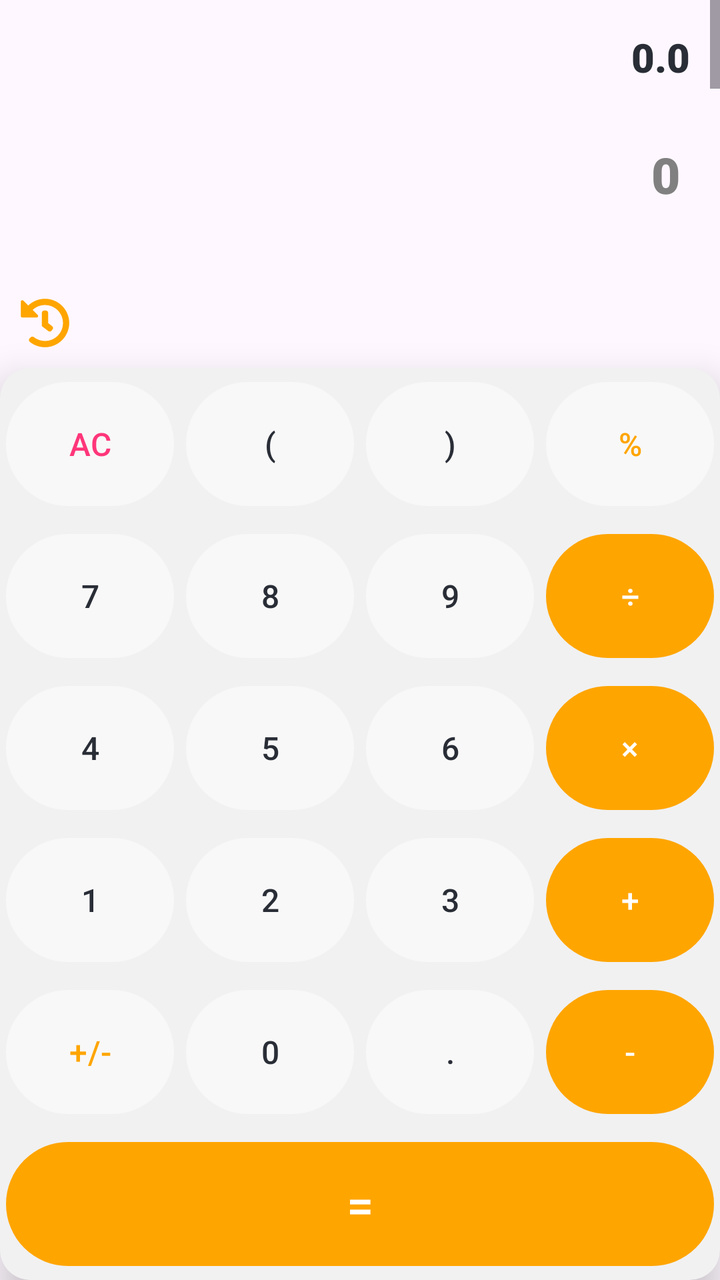
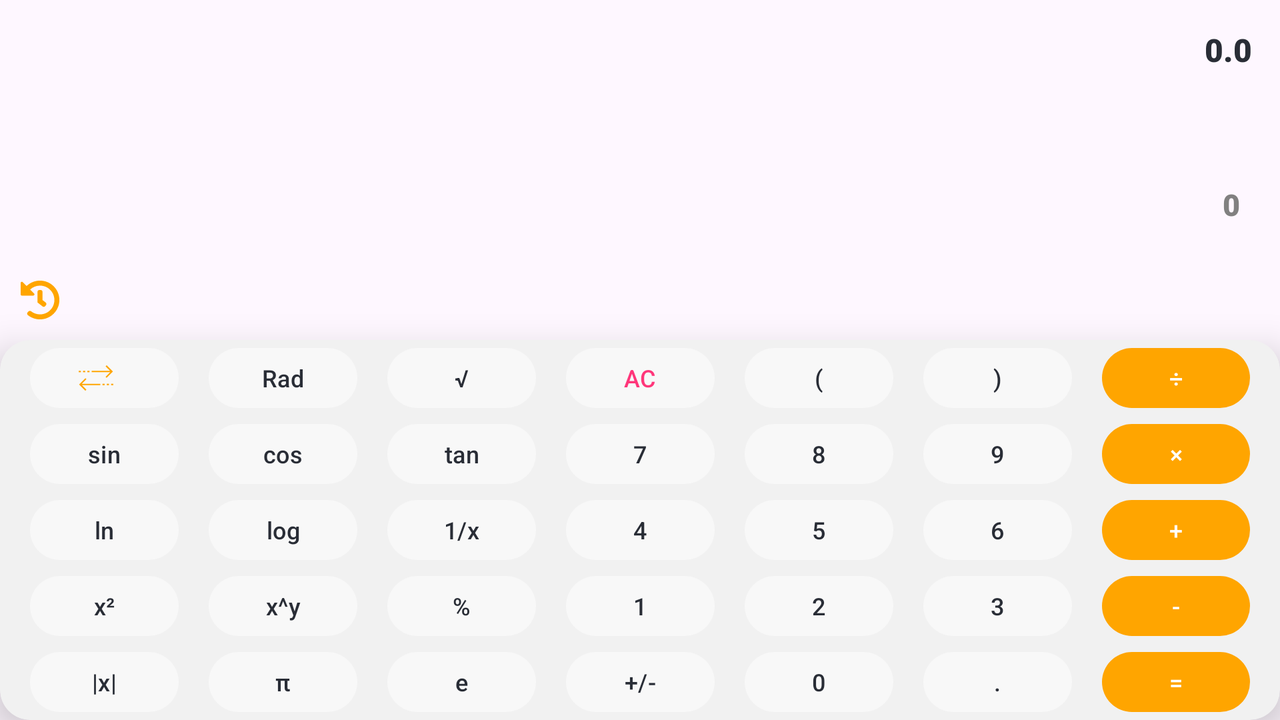

An Android layout and its configuration variant, each rendered on a device that would load it. The default file and the variant file are quoted in full after the pictures.
<!-- AndroidManifest.xml: application theme Theme.MyCalculator -->
<!-- res/layout/activity_calculator.xml -->
<?xml version="1.0" encoding="utf-8"?>
<androidx.constraintlayout.widget.ConstraintLayout xmlns:android="http://schemas.android.com/apk/res/android"
    xmlns:app="http://schemas.android.com/apk/res-auto"
    xmlns:tools="http://schemas.android.com/tools"
    android:layout_width="match_parent"
    android:layout_height="match_parent"
    tools:context=".ui.CalculatorActivity">


    <ScrollView
        android:id="@+id/scrollView"
        android:layout_width="match_parent"
        android:layout_height="0dp"
        android:layout_above="@id/txtResult"
        android:layout_alignParentTop="true"
        android:scrollbarSize="@dimen/_5mdp"
        app:layout_constraintBottom_toTopOf="@+id/txtResult"
        app:layout_constraintTop_toTopOf="parent">

        
        
        <TextView
            android:id="@+id/txtCalculation"
            style="@style/CalculationStyle"
            android:layout_width="match_parent"
            android:layout_height="wrap_content"
            android:fadeScrollbars="false"
            android:maxLines="2"
            android:overScrollMode="ifContentScrolls"
            android:scrollbarStyle="insideOverlay"
            android:scrollbars="vertical"
            android:textAlignment="textEnd"
            tools:text="@string/_0_0" />

    </ScrollView>

        
        <TextView
            android:id="@+id/txtResult"
            style="@style/ResultStyle"
            android:layout_width="match_parent"
            android:layout_height="wrap_content"
            android:text="@string/_0"
            android:textAlignment="textEnd"
            android:maxLines="2"
            app:layout_constraintBottom_toTopOf="@+id/relativeLyIcons" />


    <RelativeLayout
        android:id="@+id/relativeLyIcons"
        android:layout_width="match_parent"
        android:layout_height="@dimen/_60mdp"

        android:layout_above="@id/cardView"
        app:layout_constraintBottom_toTopOf="@+id/cardView">


        <ImageView
            android:id="@+id/btnHistory"
            style="@style/IconImage"
            android:src="@drawable/history_" />

        <ImageView
            android:id="@+id/btnBackSpace"
            style="@style/IconImage"
            android:layout_alignParentEnd="true"
            android:src="@drawable/baseline_backspace_24" />


    </RelativeLayout>


        

    <androidx.cardview.widget.CardView
        android:id="@+id/cardView"
        style="@style/cardView"
        android:layout_width="match_parent"
        android:layout_height="wrap_content"

        app:layout_constraintBottom_toBottomOf="parent">


        <LinearLayout
            android:layout_width="match_parent"
            android:layout_height="match_parent"
            android:orientation="vertical"
            android:weightSum="6">

            <TableLayout

                android:layout_width="match_parent"
                android:layout_height="match_parent"
                android:orientation="vertical">


                <TableRow

                    android:layout_width="match_parent"
                    android:layout_height="0dp">

                    <com.google.android.material.button.MaterialButton
                        android:id="@+id/btnAc"
                        style="@style/DigitButton"
                        android:text="@string/ac"
                        android:textColor="@color/pink" />


                    <com.google.android.material.button.MaterialButton
                        android:id="@+id/btnOpenBracket"
                        style="@style/DigitButton"
                        android:text="@string/OpenBracket" />

                    <com.google.android.material.button.MaterialButton
                        android:id="@+id/btnCloseBracket"
                        style="@style/DigitButton"
                        android:text="@string/CloseBracket" />

                    <com.google.android.material.button.MaterialButton
                        android:id="@+id/btnPercent"
                        style="@style/DigitButton"
                        android:text="@string/percent"
                        android:textColor="@color/yellow" />

                </TableRow>


                <TableRow
                    android:layout_width="match_parent"
                    android:layout_height="wrap_content">

                    <com.google.android.material.button.MaterialButton
                        android:id="@+id/btn7"
                        style="@style/DigitButton"
                        android:text="@string/_7" />


                    <com.google.android.material.button.MaterialButton
                        android:id="@+id/btn8"
                        style="@style/DigitButton"
                        android:text="@string/_8" />

                    <com.google.android.material.button.MaterialButton
                        android:id="@+id/btn9"
                        style="@style/DigitButton"
                        android:text="@string/_9" />

                    <com.google.android.material.button.MaterialButton
                        android:id="@+id/btnDivide"
                        style="@style/OperatorButton"
                        android:text="@string/divide" />

                </TableRow>


                <TableRow

                    android:layout_width="match_parent"
                    android:layout_height="0dp">

                    <com.google.android.material.button.MaterialButton
                        android:id="@+id/btn4"
                        style="@style/DigitButton"
                        android:text="@string/_4" />


                    <com.google.android.material.button.MaterialButton
                        android:id="@+id/btn5"
                        style="@style/DigitButton"
                        android:text="@string/_5" />

                    <com.google.android.material.button.MaterialButton
                        android:id="@+id/btn6"
                        style="@style/DigitButton"
                        android:text="@string/_6" />

                    <com.google.android.material.button.MaterialButton
                        android:id="@+id/btnMultiply"
                        style="@style/OperatorButton"
                        android:text="@string/multiply" />

                </TableRow>


                <TableRow

                    android:layout_width="match_parent"
                    android:layout_height="0dp">

                    <com.google.android.material.button.MaterialButton
                        android:id="@+id/btn1"
                        style="@style/DigitButton"
                        android:text="@string/_1" />

                    <com.google.android.material.button.MaterialButton
                        android:id="@+id/btn2"
                        style="@style/DigitButton"
                        android:text="@string/_2" />

                    <com.google.android.material.button.MaterialButton
                        android:id="@+id/btn3"
                        style="@style/DigitButton"
                        android:text="@string/_3" />

                    <com.google.android.material.button.MaterialButton
                        android:id="@+id/btnPlus"
                        style="@style/OperatorButton"
                        android:text="@string/sum" />

                </TableRow>


                <TableRow

                    android:layout_width="match_parent"
                    android:layout_height="0dp">


                    <com.google.android.material.button.MaterialButton
                        android:id="@+id/btnPNSign"
                        style="@style/DigitButton"
                        android:textColor="@color/yellow"
                        android:text="@string/pnSign" />

                    <com.google.android.material.button.MaterialButton
                        android:id="@+id/btn0"
                        style="@style/DigitButton"
                        android:text="@string/_0" />

                    <com.google.android.material.button.MaterialButton
                        android:id="@+id/btnDot"
                        style="@style/DigitButton"
                        android:text="@string/dot" />

                    <com.google.android.material.button.MaterialButton
                        android:id="@+id/btnSubtract"
                        style="@style/OperatorButton"
                        android:text="@string/subtract" />

                </TableRow>

                <TableRow
                    android:layout_width="match_parent"
                    android:layout_height="0dp">

                    <com.google.android.material.button.MaterialButton
                        android:id="@+id/btnEqual"
                        style="@style/OperatorButton"
                        android:text="@string/equal"
                        android:textSize="@dimen/_24font_mdp" />

                </TableRow>
            </TableLayout>


        </LinearLayout>


    </androidx.cardview.widget.CardView>

</androidx.constraintlayout.widget.ConstraintLayout>
<!-- resources referenced by this layout -->
<resources>
  <color name="pink">#FF367A</color>
  <color name="yellow">#ffa500</color>
  <dimen name="_24font_mdp">24.00sp</dimen>
  <dimen name="_5mdp">5.00dp</dimen>
  <dimen name="_60mdp">60.00dp</dimen>
  <string name="CloseBracket">)</string>
  <string name="OpenBracket">(</string>
  <string name="_0">0</string>
  <string name="_0_0">0.0</string>
  <string name="_1">1</string>
  <string name="_2">2</string>
  <string name="_3">3</string>
  <string name="_4">4</string>
  <string name="_5">5</string>
  <string name="_6">6</string>
  <string name="_7">7</string>
  <string name="_8">8</string>
  <string name="_9">9</string>
  <string name="ac">AC</string>
  <string name="divide">÷</string>
  <string name="dot">.</string>
  <string name="equal">=</string>
  <string name="multiply">×</string>
  <string name="percent">%</string>
  <string name="pnSign">+/-</string>
  <string name="subtract">-</string>
  <string name="sum">+</string>
  <style name="CalculationStyle" parent="Widget.AppCompat.TextView">
          <item name="android:padding">@dimen/_15mdp</item>
          <item name="android:fontFamily">sans-serif-black</item>
          <item name="android:textSize">@dimen/_20font_mdp</item>
          <item name="android:textColor">@color/black_shade_1</item>
          <item name="backgroundTint">@color/white</item>
  
      </style>
  <style name="IconImage">
          <item name="android:layout_width">@dimen/_25mdp</item>
          <item name="android:layout_height">@dimen/_25mdp</item>
          <item name="android:layout_marginBottom">@dimen/_10mdp</item>
          <item name="android:layout_marginStart">@dimen/_10mdp</item>
          <item name="android:layout_marginEnd">@dimen/_20mdp</item>
          <item name="android:layout_alignParentBottom">true</item>
          <item name="tint">@color/yellow</item>
      </style>
  <style name="OperatorButton">
          <item name="android:layout_height">@dimen/_70mdp</item>
          <item name="android:layout_width">@dimen/_70mdp</item>
          <item name="backgroundTint">@color/yellow</item>
          <item name="android:padding">@dimen/_10mdp</item>
          <item name="android:layout_margin">@dimen/_3mdp</item>
          <item name="android:textSize">@dimen/_16font_mdp</item>
          <item name="android:gravity">center</item>
          <item name="android:layout_weight">4</item>
          <item name="cornerRadius">@dimen/_40mdp</item>
      </style>
  <style name="ResultStyle" parent="Widget.AppCompat.TextView">
          <item name="android:fontFamily">sans-serif-black</item>
          <item name="android:textSize">@dimen/_25font_mdp</item>
          <item name="android:textColor">@color/gray_shade_1</item>
          <item name="android:padding">@dimen/_20mdp</item>
  
          <item name="backgroundTint">@color/white</item>
      </style>
  <style name="cardView" parent="CardView.Light">
          <item name="cardBackgroundColor">@color/gray_shade_3</item>
          <item name="cardCornerRadius">@dimen/_15mdp</item>
          <item name="cardElevation"> @dimen/_11mdp</item>
      </style>
  <style name="Theme.MyCalculator" parent="Base.Theme.MyCalculator" />
  <dimen name="_15mdp">15.00dp</dimen>
  <dimen name="_20font_mdp">20.00sp</dimen>
  <color name="black_shade_1">#292D36</color>
  <color name="white">#FFFFFFFF</color>
  <dimen name="_70mdp">70.00dp</dimen>
  <color name="white_shade_1">#F8F8F8</color>
  <dimen name="_10mdp">10.00dp</dimen>
  <dimen name="_3mdp">3.00dp</dimen>
  <dimen name="_16font_mdp">16.00sp</dimen>
  <dimen name="_25mdp">25.00dp</dimen>
  <dimen name="_20mdp">20.00dp</dimen>
  <dimen name="_40mdp">40.00dp</dimen>
  <dimen name="_25font_mdp">25.00sp</dimen>
  <color name="gray_shade_1">#818080</color>
  <color name="gray_shade_3">#F1F1F1</color>
  <dimen name="_11mdp">11.00dp</dimen>
  <style name="Base.Theme.MyCalculator" parent="Theme.Material3.DayNight.NoActionBar">
          
          <item name="android:statusBarColor">@color/yellow</item>
          
      </style>
  <!-- some entries are left out for length -->
</resources>
<!-- res/layout-land/activity_calculator.xml (the repository's variant of the layout above) -->
<!-- drawn on the phone turned sideways -->
<?xml version="1.0" encoding="utf-8"?>
<androidx.constraintlayout.widget.ConstraintLayout xmlns:android="http://schemas.android.com/apk/res/android"
    xmlns:app="http://schemas.android.com/apk/res-auto"
    xmlns:tools="http://schemas.android.com/tools"
    android:layout_width="match_parent"
    android:layout_height="match_parent"
    tools:context=".ui.CalculatorActivity">


    <ScrollView
        android:id="@+id/scrollView"
        android:layout_width="match_parent"
        android:layout_height="0dp"
        app:layout_constraintBottom_toTopOf="@+id/txtResult"
        app:layout_constraintTop_toTopOf="parent">

        
        
        <TextView
            android:id="@+id/txtCalculation"
            style="@style/LandCalculationStyle"
            android:layout_width="match_parent"
            android:layout_height="wrap_content"
            android:fadeScrollbars="false"
            android:maxLines="2"
            android:overScrollMode="ifContentScrolls"
            android:paddingTop="@dimen/_30mdp"
            android:scrollbarStyle="insideOverlay"
            android:scrollbars="vertical"
            android:textAlignment="textEnd"
            tools:text="@string/_0_0" />

    </ScrollView>


        
    <TextView
        android:id="@+id/txtResult"
        style="@style/LandResultStyle"
        android:layout_width="match_parent"
        android:layout_height="@dimen/_58mdp"
        android:layout_below="@id/scrollView"
        android:layout_alignParentStart="true"
        android:layout_alignParentEnd="true"
        android:textAlignment="textEnd"
        app:layout_constraintBottom_toTopOf="@+id/relativeLyIcons"
        android:text="@string/_0" />


    <RelativeLayout
        android:id="@+id/relativeLyIcons"
        android:layout_width="match_parent"
        android:layout_height="@dimen/_40mdp"
        app:layout_constraintStart_toStartOf="parent"
        app:layout_constraintBottom_toTopOf="@+id/cardView">


        <ImageView
            android:id="@+id/btnHistory"
            style="@style/SmallIconImage"
            android:src="@drawable/history_" />

        <ImageView
            android:id="@+id/btnBackSpace"
            style="@style/SmallIconImage"
            android:layout_alignParentEnd="true"
            android:src="@drawable/baseline_backspace_24" />


    </RelativeLayout>


    <androidx.cardview.widget.CardView
        android:id="@+id/cardView"
        style="@style/cardView"
        android:layout_width="match_parent"
        android:layout_height="wrap_content"
        android:layout_alignParentBottom="true"
        app:layout_constraintBottom_toBottomOf="parent">


        <LinearLayout
            android:layout_width="match_parent"
            android:layout_height="match_parent"
            android:orientation="vertical">

            <TableLayout

                android:layout_width="match_parent"
                android:layout_height="0dp"
                android:layout_weight="7"
                android:weightSum="5">

                
                <TableRow>

                    <com.google.android.material.button.MaterialButton
                        android:id="@+id/btnShift"
                        style="@style/SmallDigitButton"
                        app:icon="@drawable/arrow_icon"
                        app:iconGravity="textStart"
                        app:iconTint="@color/yellow" />


                    <com.google.android.material.button.MaterialButton
                        android:id="@+id/btnRad"
                        style="@style/SmallDigitButton"
                        android:text="@string/rad" />


                    <com.google.android.material.button.MaterialButton
                        android:id="@+id/btnSqrt"
                        style="@style/SmallDigitButton"
                        android:text="@string/sqrt" />


                    <com.google.android.material.button.MaterialButton
                        android:id="@+id/btnAc"
                        style="@style/SmallDigitButton"
                        android:text="@string/ac"
                        android:textColor="@color/pink" />


                    <com.google.android.material.button.MaterialButton
                        android:id="@+id/btnOpenBracket"
                        style="@style/SmallDigitButton"
                        android:text="@string/OpenBracket" />

                    <com.google.android.material.button.MaterialButton
                        android:id="@+id/btnCloseBracket"
                        style="@style/SmallDigitButton"
                        android:text="@string/CloseBracket" />


                    <com.google.android.material.button.MaterialButton
                        android:id="@+id/btnDivide"
                        style="@style/SmallOperatorButton"
                        android:text="@string/divide" />


                </TableRow>


                
                <TableRow>

                    <com.google.android.material.button.MaterialButton
                        android:id="@+id/btnSin"
                        style="@style/SmallDigitButton"
                        android:text="@string/sin" />


                    <com.google.android.material.button.MaterialButton
                        android:id="@+id/btnCos"
                        style="@style/SmallDigitButton"
                        android:text="@string/cos" />


                    <com.google.android.material.button.MaterialButton
                        android:id="@+id/btnTan"
                        style="@style/SmallDigitButton"
                        android:text="@string/tan" />


                    <com.google.android.material.button.MaterialButton
                        android:id="@+id/btn7"
                        style="@style/SmallDigitButton"
                        android:text="@string/_7" />

                    <com.google.android.material.button.MaterialButton
                        android:id="@+id/btn8"
                        style="@style/SmallDigitButton"
                        android:text="@string/_8" />


                    <com.google.android.material.button.MaterialButton
                        android:id="@+id/btn9"
                        style="@style/SmallDigitButton"
                        android:text="@string/_9" />


                    <com.google.android.material.button.MaterialButton
                        android:id="@+id/btnMultiply"
                        style="@style/SmallOperatorButton"
                        android:text="@string/multiply" />

                </TableRow>


                
                <TableRow>


                    <com.google.android.material.button.MaterialButton
                        android:id="@+id/btnLn"
                        style="@style/SmallDigitButton"
                        android:text="@string/ln" />


                    <com.google.android.material.button.MaterialButton
                        android:id="@+id/btnLog"
                        style="@style/SmallDigitButton"
                        android:text="@string/logarithm" />


                    <com.google.android.material.button.MaterialButton
                        android:id="@+id/btnDivideByOne"
                        style="@style/SmallDigitButton"
                        android:text="@string/_1_x" />

                    <com.google.android.material.button.MaterialButton
                        android:id="@+id/btn4"
                        style="@style/SmallDigitButton"
                        android:text="@string/_4" />


                    <com.google.android.material.button.MaterialButton
                        android:id="@+id/btn5"
                        style="@style/SmallDigitButton"
                        android:text="@string/_5" />

                    <com.google.android.material.button.MaterialButton
                        android:id="@+id/btn6"
                        style="@style/SmallDigitButton"
                        android:text="@string/_6" />


                    <com.google.android.material.button.MaterialButton
                        android:id="@+id/btnPlus"
                        style="@style/SmallOperatorButton"
                        android:text="@string/sum" />


                </TableRow>


                
                <TableRow>

                    <com.google.android.material.button.MaterialButton
                        android:id="@+id/btnPow2"
                        style="@style/SmallDigitButton"
                        android:text="@string/x2" />


                    <com.google.android.material.button.MaterialButton
                        android:id="@+id/btnPow"
                        style="@style/SmallDigitButton"
                        android:text="@string/x_y" />

                    <com.google.android.material.button.MaterialButton
                        android:id="@+id/btnPercent"
                        style="@style/SmallDigitButton"
                        android:text="@string/percentIcon" />


                    <com.google.android.material.button.MaterialButton
                        android:id="@+id/btn1"
                        style="@style/SmallDigitButton"
                        android:text="@string/_1" />

                    <com.google.android.material.button.MaterialButton
                        android:id="@+id/btn2"
                        style="@style/SmallDigitButton"
                        android:text="@string/_2" />


                    <com.google.android.material.button.MaterialButton
                        android:id="@+id/btn3"
                        style="@style/SmallDigitButton"
                        android:text="@string/_3" />


                    <com.google.android.material.button.MaterialButton
                        android:id="@+id/btnMinus"
                        style="@style/SmallOperatorButton"
                        android:text="@string/subtract" />

                </TableRow>

                
                <TableRow>

                    <com.google.android.material.button.MaterialButton
                        android:id="@+id/btnAbs"
                        style="@style/SmallDigitButton"
                        android:text="@string/absSign" />

                    <com.google.android.material.button.MaterialButton
                        android:id="@+id/btnPi"
                        style="@style/SmallDigitButton"
                        android:text="@string/piSign" />


                    <com.google.android.material.button.MaterialButton
                        android:id="@+id/btnE"
                        style="@style/SmallDigitButton"
                        android:text="@string/eSign" />

                    <com.google.android.material.button.MaterialButton
                        android:id="@+id/btnPNSign"
                        style="@style/SmallDigitButton"
                        android:text="@string/pnSign" />


                    <com.google.android.material.button.MaterialButton
                        android:id="@+id/btn0"
                        style="@style/SmallDigitButton"
                        android:text="@string/_0" />


                    <com.google.android.material.button.MaterialButton
                        android:id="@+id/btnDot"
                        style="@style/SmallDigitButton"
                        android:text="@string/dot" />


                    <com.google.android.material.button.MaterialButton
                        android:id="@+id/btnEqual"
                        style="@style/SmallOperatorButton"
                        android:text="@string/EqualSign" />

                </TableRow>

            </TableLayout>
        </LinearLayout>

    </androidx.cardview.widget.CardView>


</androidx.constraintlayout.widget.ConstraintLayout>
<!-- resources referenced by the variant -->
<!-- as the phone turned sideways resolves them -->
<resources>
  <color name="pink">#FF367A</color>
  <color name="yellow">#ffa500</color>
  <dimen name="_30mdp">30.00dp</dimen>
  <dimen name="_40mdp">40.00dp</dimen>
  <dimen name="_58mdp">58.00dp</dimen>
  <string name="CloseBracket">)</string>
  <string name="EqualSign">=</string>
  <string name="OpenBracket">(</string>
  <string name="_0">0</string>
  <string name="_0_0">0.0</string>
  <string name="_1">1</string>
  <string name="_1_x">1/x</string>
  <string name="_2">2</string>
  <string name="_3">3</string>
  <string name="_4">4</string>
  <string name="_5">5</string>
  <string name="_6">6</string>
  <string name="_7">7</string>
  <string name="_8">8</string>
  <string name="_9">9</string>
  <string name="absSign">|x|</string>
  <string name="ac">AC</string>
  <string name="cos">cos</string>
  <string name="divide">÷</string>
  <string name="dot">.</string>
  <string name="eSign">e</string>
  <string name="ln">ln</string>
  <string name="logarithm">log</string>
  <string name="multiply">×</string>
  <string name="percentIcon">%</string>
  <string name="piSign">π</string>
  <string name="pnSign">+/-</string>
  <string name="rad">Rad</string>
  <string name="sin">sin</string>
  <string name="sqrt">√</string>
  <string name="subtract">-</string>
  <string name="sum">+</string>
  <string name="tan">tan</string>
  <string name="x2">x²</string>
  <string name="x_y">x^y</string>
  <style name="LandCalculationStyle" parent="Widget.AppCompat.TextView">
          <item name="android:padding">@dimen/_14mdp</item>
          <item name="android:fontFamily">sans-serif-black</item>
          <item name="android:textSize">@dimen/_16font_mdp</item>
          <item name="android:textColor">@color/black_shade_1</item>
          <item name="backgroundTint">@color/white</item>
  
      </style>
  <style name="LandResultStyle" parent="Widget.AppCompat.TextView">
          <item name="android:fontFamily">sans-serif-black</item>
          <item name="android:textSize">@dimen/_15font_mdp</item>
          <item name="android:textColor">@color/gray_shade_1</item>
          <item name="android:padding">@dimen/_20mdp</item>
          <item name="backgroundTint">@color/white</item>
      </style>
  <style name="SmallIconImage">
          <item name="android:layout_width">@dimen/_20mdp</item>
          <item name="android:layout_height">@dimen/_20mdp</item>
          <item name="android:layout_marginBottom">@dimen/_10mdp</item>
          <item name="android:layout_marginStart">@dimen/_10mdp</item>
          <item name="android:layout_marginEnd">@dimen/_20mdp</item>
          <item name="android:layout_alignParentBottom">true</item>
          <item name="tint">@color/yellow</item>
      </style>
  <style name="cardView" parent="CardView.Light">
          <item name="cardBackgroundColor">@color/gray_shade_3</item>
          <item name="cardCornerRadius">@dimen/_15mdp</item>
          <item name="cardElevation"> @dimen/_11mdp</item>
      </style>
  <style name="Theme.MyCalculator" parent="Base.Theme.MyCalculator" />
  <dimen name="_14mdp">14.00dp</dimen>
  <dimen name="_16font_mdp">16.00sp</dimen>
  <color name="black_shade_1">#292D36</color>
  <color name="white">#FFFFFFFF</color>
  <dimen name="_15font_mdp">15.00sp</dimen>
  <color name="gray_shade_1">#818080</color>
  <dimen name="_20mdp">20.00dp</dimen>
  <dimen name="_38mdp">38.00dp</dimen>
  <dimen name="_80mdp">80.00dp</dimen>
  <color name="white_shade_1">#F8F8F8</color>
  <dimen name="_12font_mdp">12.00sp</dimen>
  <dimen name="_15mdp">15.00dp</dimen>
  <dimen name="_10mdp">10.00dp</dimen>
  <color name="gray_shade_3">#F1F1F1</color>
  <dimen name="_11mdp">11.00dp</dimen>
  <style name="Base.Theme.MyCalculator" parent="Theme.Material3.DayNight.NoActionBar">
          
          <item name="android:statusBarColor">@color/yellow</item>
          
      </style>
  <!-- some entries are left out for length -->
</resources>
